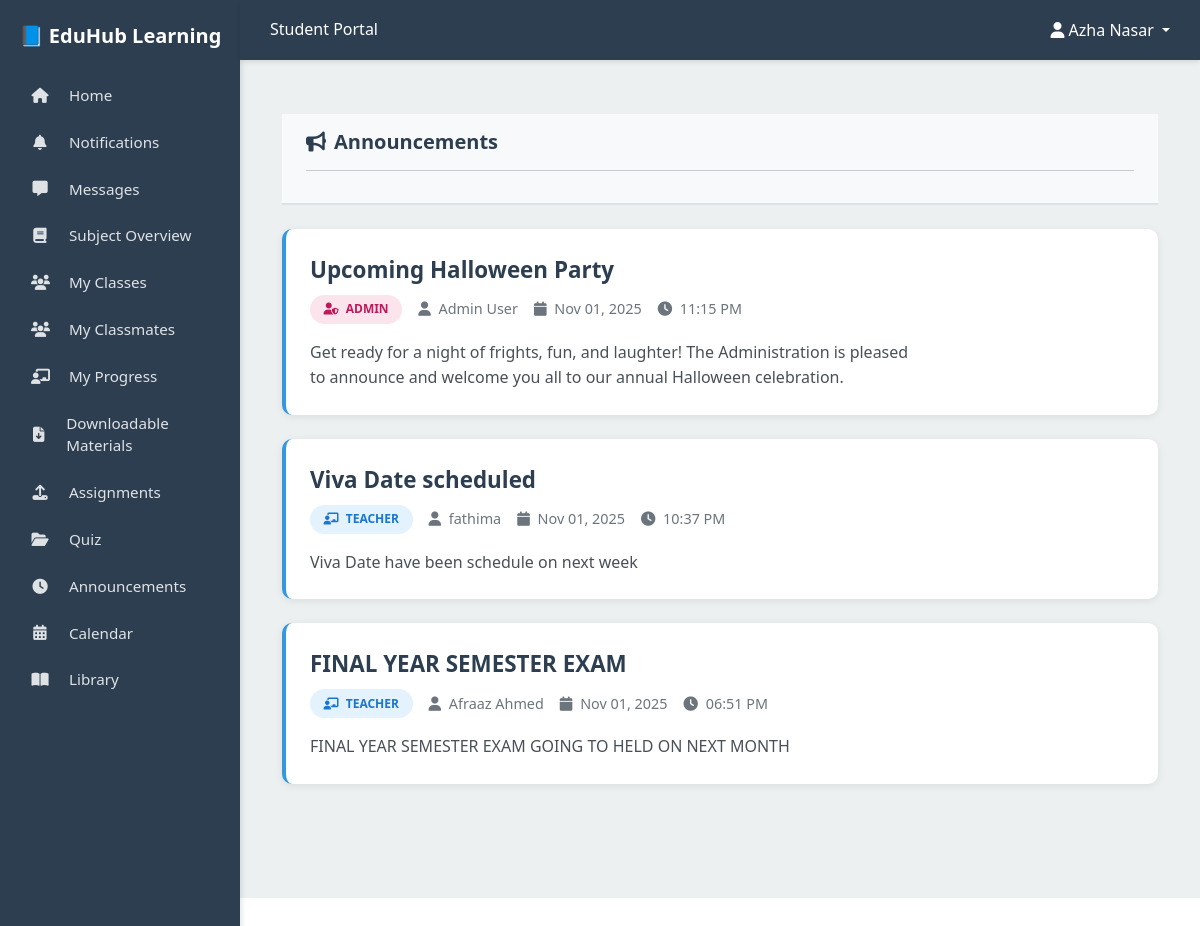
/s_announcements.php (signed in), run on the app's committed database.
### tables this page shows
CREATE TABLE `student` (
  `student_id` int(11) NOT NULL,
  `user_id` int(11) NOT NULL,
  `name` varchar(100) NOT NULL,
  `email` varchar(100) NOT NULL,
  `password` varchar(255) NOT NULL,
  `class_id` int(11) NOT NULL,
  `student_number` varchar(20) DEFAULT NULL,
  `phone` varchar(20) DEFAULT NULL,
  `address` text DEFAULT NULL,
  `date_of_birth` date DEFAULT NULL,
  `enrollment_date` date DEFAULT curdate(),
  `profile_image` varchar(255) DEFAULT NULL,
  `created_at` timestamp NOT NULL DEFAULT current_timestamp(),
  `updated_at` timestamp NOT NULL DEFAULT current_timestamp() ON UPDATE current_timestamp(),
  `status` enum('Active','Suspended') NOT NULL DEFAULT 'Active'
);

CREATE TABLE `announcements` (
  `id` int(11) NOT NULL,
  `title` varchar(255) NOT NULL,
  `message` text NOT NULL,
  `poster` varchar(255) DEFAULT NULL,
  `posted_by` int(11) NOT NULL,
  `role` enum('teacher','admin','student') NOT NULL DEFAULT 'teacher',
  `created_at` datetime NOT NULL DEFAULT current_timestamp()
);

CREATE TABLE `users` (
  `user_id` int(11) NOT NULL,
  `username` varchar(100) NOT NULL,
  `email` varchar(100) DEFAULT NULL,
  `password` varchar(100) NOT NULL,
  `firstname` varchar(100) NOT NULL,
  `lastname` varchar(100) NOT NULL,
  `user_type` enum('admin','teacher','student') DEFAULT 'student',
  `created_at` timestamp NOT NULL DEFAULT current_timestamp(),
  `status` enum('active','inactive') DEFAULT 'active'
);

### s_announcements.php (the view, shortened to what this page needs)
<?php
include('dbcon.php');
$announcements_query = "SELECT
                          a.id,
                          a.title,
                          a.message,
                          a.poster,
                          a.role,
                          a.created_at,
                          u.firstname,
                          u.lastname,
                          u.user_type
                        FROM announcements a
                        JOIN users u ON a.posted_by = u.user_id
                        WHERE u.user_type IN ('admin', 'teacher')
                        ORDER BY a.created_at DESC";
$announcements = $conn->query($announcements_query);
include('student_layout.php');
?>
<!DOCTYPE html>
<html lang="en">
<head>
    <link href="https://cdn.jsdelivr.net/npm/bootstrap@5.3.0/dist/css/bootstrap.min.css" rel="stylesheet">
    <link rel="stylesheet" href="https://cdnjs.cloudflare.com/ajax/libs/font-awesome/6.4.0/css/all.min.css">
</head>
<body>
<div class="container-fluid mt-4">
    <div class="page-header-simple">
        <h4>
            <i class="fas fa-bullhorn me-2"></i>Announcements <hr>
        </h4>
    </div>
    <?php if ($announcements->num_rows > 0): ?>
        <?php while($announcement = $announcements->fetch_assoc()): ?>
            <div class="announcement-card">
                <div class="row">
                    <div class="<?= !empty($announcement['poster']) ? 'col-md-9' : 'col-md-12' ?>">
                        <div class="announcement-title">
                            <?= htmlspecialchars($announcement['title']) ?>
                        </div>
                        <div class="announcement-meta">
                            <span class="role-badge badge-<?= htmlspecialchars($announcement['role']) ?>">
                                <i class="fas fa-<?= $announcement['role'] == 'teacher' ? 'chalkboard-teacher' : 'user-shield' ?> me-1"></i>
                                <?= ucfirst(htmlspecialchars($announcement['role'])) ?>
                            </span>
                            <span>
                                <i class="fas fa-user me-1"></i>
                                <?= htmlspecialchars($announcement['firstname'] . ' ' . $announcement['lastname']) ?>
                            </span>
                            <span>
                                <i class="fas fa-calendar me-1"></i>
                                <?= date('M d, Y', strtotime($announcement['created_at'])) ?>
                            </span>
                            <span>
                                <i class="fas fa-clock me-1"></i>
                                <?= date('h:i A', strtotime($announcement['created_at'])) ?>
                            </span>
                        </div>
                        <div class="announcement-message">
                            <?= nl2br(htmlspecialchars($announcement['message'])) ?>
                        </div>
                    </div>
                    <?php if (!empty($announcement['poster'])): ?>
                        <div class="col-md-3 text-center">
                        </div>
                    <?php endif; ?>
                </div>
            </div>
        <?php endwhile; ?>
    <?php endif; ?>
</div>
</body>
</html>

### student_layout.php (shortened to what this page needs)
<?php
include('dbcon.php');
$student_id = $_SESSION['student_id'] ?? null;
$query = "SELECT name, profile_image FROM student WHERE student_id = ?";
$stmt = $conn->prepare($query);
$stmt->bind_param("i", $student_id);
$stmt->execute();
$result = $stmt->get_result();
$row = $result->fetch_assoc();
$student_name = $row['name'] ?? 'Student';
?>
<!DOCTYPE html>
<html lang="en">
<head>
    <link href="https://cdn.jsdelivr.net/npm/bootstrap@5.3.0/dist/css/bootstrap.min.css" rel="stylesheet">
    <link rel="stylesheet" href="https://cdnjs.cloudflare.com/ajax/libs/font-awesome/6.5.0/css/all.min.css">
</head>
<body>
    <div class="sidebar d-flex flex-column p-2">
        <h5 class="text-center mt-3 mb-4">📘 EduHub Learning</h5>
        <a href="student_Dashboard.php" class="nav-link"><i class="fas fa-home me-2"></i> Home</a>
        <a href="s_notifications.php" class="nav-link"><i class="fas fa-bell me-2"></i> Notifications</a>
        <a href="s_messages.php" class="nav-link"><i class="fas fa-comment-alt me-2"></i> Messages</a>
        <a href="s_subject_overview.php" class="nav-link"><i class="fas fa-book me-2"></i> Subject Overview</a>
        <a href="s_classes.php" class="nav-link"><i class="fas fa-users me-2"></i> My Classes</a>
        <a href="s_classmates.php" class="nav-link"><i class="fas fa-users me-2"></i> My Classmates</a>
        <a href="s_progress.php" class="nav-link"><i class="fas fa-chalkboard-teacher me-2"></i> My Progress</a>
        <a href="s_materials.php" class="nav-link"><i class="fas fa-file-download me-2"></i> Downloadable Materials</a>
        <a href="s_assignments.php" class="nav-link"><i class="fas fa-upload me-2"></i> Assignments</a>
        <a href="s_quiz.php" class="nav-link"><i class="fas fa-folder-open me-2"></i> Quiz</a>
        <a href="s_announcements.php" class="nav-link"><i class="fas fa-clock me-2"></i> Announcements</a>
        <a href="s_calendar.php" class="nav-link"><i class="fas fa-calendar-alt me-2"></i> Calendar</a>
        <a href="library_student.php" class="nav-link"><i class="fas fa-book-open me-2"></i> Library</a>
    </div>
    <div class="topbar">
        <h6 class="mb-0">Student Portal</h6>
        <div class="dropdown">
            <a href="#" class="dropdown-toggle" id="dropdownMenuButton" data-bs-toggle="dropdown" aria-expanded="false">
                <i class="fas fa-user"></i> <?php echo htmlspecialchars($student_name); ?>
            </a>
        </div>
    </div>
    <div class="content">

### student_layout.php (style rules this page uses)
body { font-family: 'Segoe UI', sans-serif; margin: 0; padding: 0; height: 100vh; overflow: hidden; }
.sidebar { position: fixed; top: 0; left: 0; height: 100%; width: 240px; background-color: #2c3e50; color: white; z-index: 50; box-shadow: 2px 0 5px rgba(0,0,0,0.1); padding-top: 60px; }
.sidebar h5 { margin-top: 20px; text-align: center; font-weight: bold; }
.sidebar .nav-link { color: rgba(255,255,255,0.85); padding: 12px 20px; display: flex; align-items: center; gap: 12px; transition: all 0.2s ease; border-left: 3px solid transparent; text-decoration: none; font-size: 0.95rem; }
.sidebar .nav-link i { width: 18px; text-align: center; font-size: 0.95rem; }
.topbar { position: fixed; top: 0; left: 240px; right: 0; height: 60px; background: #2c3e50; color: white; padding: 0 30px; display: flex; justify-content: space-between; align-items: center; z-index: 60; box-shadow: 0 2px 5px rgba(0,0,0,0.1); }
.topbar .dropdown { position: relative; z-index: 70; }
.topbar h6 { margin: 0; font-weight: 500; font-size: 1rem; color: white; }
.content { margin-left: 240px; margin-top: 60px; padding: 30px; height: calc(100vh - 60px); overflow-y: auto; overflow-x: hidden; background-color: #ecf0f1; position: relative; z-index: 1; }
.dropdown-toggle { color: white !important; text-decoration: none; }
.dropdown-toggle::after { display: inline-block; margin-left: 0.5em; vertical-align: middle; }
.page-header-simple { background: #f8f9fa; padding: 1rem 1.5rem; border-radius: 0; margin-bottom: 1.5rem; border-bottom: 2px solid #dee2e6; position: relative; z-index: 1; }
.page-header-simple h4 { margin: 0; font-size: 1.25rem; font-weight: 600; color: #2c3e50; }

### s_announcements.php (style rules this page uses)
.announcement-card { background: white; border-radius: 10px; padding: 1.5rem; margin-bottom: 1.5rem; box-shadow: 0 2px 8px rgba(0,0,0,0.08); border-left: 4px solid #3498db; transition: all 0.3s ease; }
.announcement-title { font-size: 1.4rem; font-weight: 600; color: #2c3e50; margin-bottom: 0.5rem; }
.announcement-meta { font-size: 0.9rem; color: #6c757d; margin-bottom: 1rem; display: flex; flex-wrap: wrap; gap: 1rem; align-items: center; }
.announcement-message { font-size: 1rem; line-height: 1.6; color: #495057; }
.role-badge { display: inline-block; padding: 0.35rem 0.85rem; border-radius: 20px; font-size: 0.75rem; font-weight: 600; text-transform: uppercase; }
.badge-teacher { background: #e3f2fd; color: #1976d2; }
.badge-admin { background: #fce4ec; color: #c2185b; }

### data on the page
student: name "Azha Nasar"
announcements: title "Upcoming Halloween Party", role "ADMIN", users.firstname+lastname "Admin User", created_at "Nov 01, 2025", created_at "11:15 PM", message "Get ready for a night of frights, fun, and laughter! The Administration is pleased to announce and welcome you all to our annual Halloween celebration."
announcements: title "Viva Date scheduled", role "TEACHER", users.firstname+lastname "fathima", created_at "Nov 01, 2025", created_at "10:37 PM", message "Viva Date have been schedule on next week"
announcements: title "FINAL YEAR SEMESTER EXAM", role "TEACHER", users.firstname+lastname "Afraaz Ahmed", created_at "Nov 01, 2025", created_at "06:51 PM", message "FINAL YEAR SEMESTER EXAM GOING TO HELD ON NEXT MONTH"
